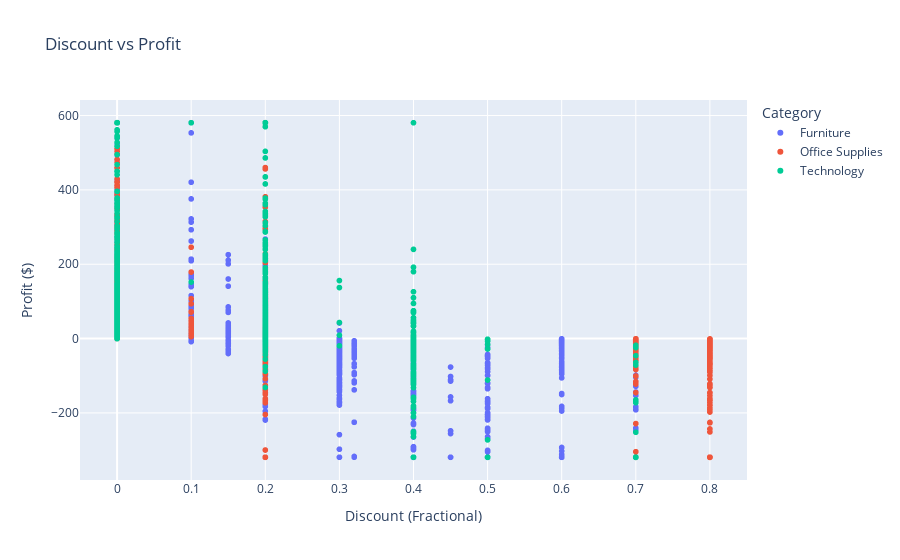

This figure's notebook cell:
### Code cell
# Scatter plot showing Discount vs Profit

fig = px.scatter(df, x='Discount', y='Profit', 
                 color='Category', # Color by category to show which products are most affected by discount
                 title='Discount vs Profit', 
                 labels={'Discount': 'Discount (Fractional)', 'Profit': 'Profit ($)'})
fig.show()

### Figure 1 — Plotly figure (JSON) as saved in the notebook; plotly's stock layout.template omitted (floating-point values rounded to 4 significant figures; data arrays with more than 128 entries replaced by an {"elided": "..."} marker saying what was removed)
{"data": [{"hovertemplate": "Category=Furniture<br>Discount (Fractional)=%{x}<br>Profit ($)=%{y}<extra></extra>", "legendgroup": "Furniture", "marker": {"color": "#636efa", "symbol": "circle"}, "mode": "markers", "name": "Furniture", "showlegend": true, "type": "scattergl", "x": {"elided": "2121 float values"}, "xaxis": "x", "y": {"elided": "2121 float values"}, "yaxis": "y"}, {"hovertemplate": "Category=Office Supplies<br>Discount (Fractional)=%{x}<br>Profit ($)=%{y}<extra></extra>", "legendgroup": "Office Supplies", "marker": {"color": "#EF553B", "symbol": "circle"}, "mode": "markers", "name": "Office Supplies", "showlegend": true, "type": "scattergl", "x": {"elided": "6026 float values"}, "xaxis": "x", "y": {"elided": "6026 float values"}, "yaxis": "y"}, {"hovertemplate": "Category=Technology<br>Discount (Fractional)=%{x}<br>Profit ($)=%{y}<extra></extra>", "legendgroup": "Technology", "marker": {"color": "#00cc96", "symbol": "circle"}, "mode": "markers", "name": "Technology", "showlegend": true, "type": "scattergl", "x": {"elided": "1847 float values"}, "xaxis": "x", "y": {"elided": "1847 float values"}, "yaxis": "y"}], "layout": {"legend": {"title": {"text": "Category"}, "tracegroupgap": 0}, "title": {"text": "Discount vs Profit"}, "xaxis": {"anchor": "y", "domain": [0, 1], "title": {"text": "Discount (Fractional)"}}, "yaxis": {"anchor": "x", "domain": [0, 1], "title": {"text": "Profit ($)"}}}}
